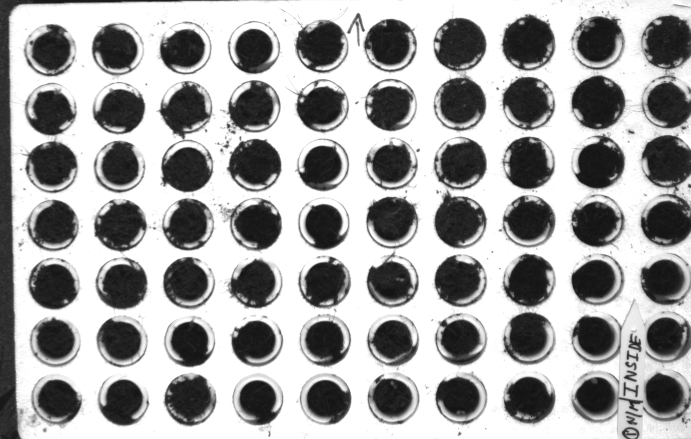
#> input picture outputs/Second Trial/01_Crop_Dual_Reference/Day 1/Tray 1/DJI_20260618124632_0008_MS_G.TIF, 1381 x 878 px (shown at 1/2 size)
$ python -i 06_ms_cell_grid_detection.py   (imports and definitions only)
#> lines starting #> are read from the running program, lines starting #| are printed output that depends on the picture
#> further down, picture is the input picture: shape (878, 1381); min 16, max 255, mean 161.6
from __future__ import annotations

"""
SCRIPT 06 — ROBUST INDEPENDENT MS CELL GRID DETECTION

This script detects the fixed 7 x 10 = 70-cell grid independently on MS_NIR
images. It does not use D/RGB coordinates.

Key correction:
- Each Hough-circle configuration is evaluated separately.
- The script selects the single most regular near-70-cell detection result.
- It does NOT merge circle detections from several thresholds.
- Final cell positions always come from one fitted global 7 x 10 lattice.

Outputs:
outputs/Second Trial/06_MS_Cell_Grid_Detection/
    Day X/Tray Y/
        <capture>_70_ms_square_grid_overlay.jpg

    _reports/
        ms_grid_manifest.csv
        ms_cell_coordinates.csv
        ms_cell_grid_report.xlsx

    _config/
        ms_grid_detection_settings.json
        manual_ms_grid_points.json
"""

import argparse
import json
import re
from collections import defaultdict
from pathlib import Path

import cv2
import matplotlib

# [1 line not run here, left out]

import matplotlib.pyplot as plt
import numpy as np
import pandas as pd
from openpyxl import load_workbook
from openpyxl.styles import Alignment, Font, PatternFill
from PIL import Image, ImageOps


# ============================================================
# 1) PATHS — CHANGE PROJECT_ROOT ONLY WHEN REUSING
# ============================================================

PROJECT_ROOT = Path(
    r"C:\Users\tshib\OneDrive\Desktop\Internship"
)

INPUT_ROOT = (
    PROJECT_ROOT
    / "outputs"
    / "Second Trial"
    / "01_Crop_Dual_Reference"
)

OUTPUT_ROOT = (
    PROJECT_ROOT
    / "outputs"
    / "Second Trial"
    / "06_MS_Cell_Grid_Detection"
)


# ============================================================
# 2) TRAY / DETECTION SETTINGS
# ============================================================

ROWS = 7
COLS = 10
EXPECTED_CELLS = ROWS * COLS

MS_BANDS = (
    "MS_G",
    "MS_R",
    "MS_RE",
    "MS_NIR",
)

SUPPORTED_EXTENSIONS = {
    ".jpg",
    ".jpeg",
    ".png",
    ".tif",
    ".tiff",
}

DAY_NAME_TO_ORDER = {
    "day 1": 1,
    "day 2": 2,
    "day 3": 3,
    "day 4": 4,
    "day 5": 5,
    "day 9": 9,
    "first day": 1,
    "second day": 2,
    "third day": 3,
    "fourth day": 4,
    "fifth day": 5,
    "ninth day": 9,
}

DEFAULT_MAX_DIMENSION = 1800
DEFAULT_SQUARE_ZONE_RATIO = 0.90

# Only near-70 candidate configurations are considered.
MIN_CANDIDATES_FOR_AUTO = 55
MAX_CANDIDATES_FOR_AUTO = 90

# PASS_AUTO requirements.
PASS_MIN_SUPPORTED_CELLS = 68
PASS_MAX_MEDIAN_ERROR = 0.12
PASS_MAX_SPACING_CV = 0.12

# CHECK_AUTO requirements.
CHECK_MIN_SUPPORTED_CELLS = 60
CHECK_MAX_MEDIAN_ERROR = 0.22
CHECK_MAX_SPACING_CV = 0.20


# ============================================================
# 3) GENERAL HELPERS
# ============================================================

# [26 lines left out: functions natural_key, day_sort_key, parse_filter_list, not called in this run]


def tray_number(tray_name: str):
    match = re.search(r"(\d+)", tray_name)
    return int(match.group(1)) if match else ""


# [171 lines left out: functions safe_name, relative_path, record_key, int_or_default, parse_ms_filename, find_ms_sets and 4 more, not called in this run]


# ============================================================
# 6) GRID FITTING HELPERS
# ============================================================

def kmeans_1d(
    values: np.ndarray,
    cluster_count: int,
):
    values = np.asarray(
        values,
        dtype=np.float32,
    ).reshape(-1, 1)

    criteria = (
        cv2.TERM_CRITERIA_EPS
        + cv2.TERM_CRITERIA_MAX_ITER,
        100,
        0.1,
    )

    cv2.setRNGSeed(42)

    _, _, centres = cv2.kmeans(
        values,
        cluster_count,
        None,
        criteria,
        20,
        cv2.KMEANS_PP_CENTERS,
    )

    return np.sort(
        centres.reshape(-1)
    )


def build_nodes(
    x_centres: np.ndarray,
    y_centres: np.ndarray,
):
    nodes = []

    for row, y_value in enumerate(
        y_centres,
        start=1,
    ):
        for column, x_value in enumerate(
            x_centres,
            start=1,
        ):
            nodes.append(
                {
                    "cell_id": (
                        (row - 1) * COLS
                        + column
                    ),
                    "row": row,
                    "column": column,
                    "x": float(x_value),
                    "y": float(y_value),
                }
            )

    return nodes


def greedy_matches(
    nodes: list[dict],
    circles: np.ndarray,
    pitch: float,
    maximum_normalised_distance: float,
):
    """
    Match one Hough circle to one expected lattice node.
    """

    pairs = []

    for node_index, node in enumerate(nodes):
        for circle_index, circle in enumerate(circles):
            distance = np.hypot(
                node["x"] - circle[0],
                node["y"] - circle[1],
            )

            normalised_distance = (
                distance / max(pitch, 1e-6)
            )

            if (
                normalised_distance
                <= maximum_normalised_distance
            ):
                pairs.append(
                    (
                        normalised_distance,
                        node_index,
                        circle_index,
                    )
                )

    pairs.sort()

    matches = {}
    used_nodes = set()
    used_circles = set()

    for distance, node_index, circle_index in pairs:
        if node_index in used_nodes:
            continue

        if circle_index in used_circles:
            continue

        matches[node_index] = (
            circle_index,
            float(distance),
        )

        used_nodes.add(node_index)
        used_circles.add(circle_index)

    return matches


def fit_affine_grid(
    nodes: list[dict],
    circles: np.ndarray,
    matches: dict,
):
    """
    Fit:
        x = a0 + a1 * column + a2 * row
        y = b0 + b1 * column + b2 * row

    The final 70 cell centres are always generated from this full lattice,
    not from individual raw Hough circle coordinates.
    """

    if len(matches) < 20:
        raise ValueError(
            "Too few reliable circles to fit the MS lattice."
        )

    features = []
    positions = []

    for node_index, (
        circle_index,
        _error,
    ) in matches.items():
        node = nodes[node_index]
        circle = circles[circle_index]

        features.append(
            [
                1.0,
                node["column"] - 1,
                node["row"] - 1,
            ]
        )

        positions.append(
            [
                circle[0],
                circle[1],
            ]
        )

    coefficients, _, _, _ = np.linalg.lstsq(
        np.asarray(
            features,
            dtype=np.float64,
        ),
        np.asarray(
            positions,
            dtype=np.float64,
        ),
        rcond=None,
    )

    fitted_nodes = []

    for row in range(1, ROWS + 1):
        for column in range(1, COLS + 1):
            x_value, y_value = np.asarray(
                [
                    1.0,
                    column - 1,
                    row - 1,
                ],
                dtype=np.float64,
            ) @ coefficients

            fitted_nodes.append(
                {
                    "cell_id": (
                        (row - 1) * COLS
                        + column
                    ),
                    "row": row,
                    "column": column,
                    "x": float(x_value),
                    "y": float(y_value),
                }
            )

    x_pitch = float(
        np.linalg.norm(coefficients[1])
    )

    y_pitch = float(
        np.linalg.norm(coefficients[2])
    )

    return fitted_nodes, x_pitch, y_pitch


def evaluate_circle_configuration(
    circles: np.ndarray,
):
    """
    Evaluate one Hough detection configuration independently.

    This is the key correction: circle sets are never merged.
    """

    candidate_count = len(circles)

    if (
        candidate_count < MIN_CANDIDATES_FOR_AUTO
        or candidate_count > MAX_CANDIDATES_FOR_AUTO
    ):
        return None

    x_centres = kmeans_1d(
        circles[:, 0],
        COLS,
    )

    y_centres = kmeans_1d(
        circles[:, 1],
        ROWS,
    )

    x_spacing = np.diff(x_centres)
    y_spacing = np.diff(y_centres)

    if (
        len(x_spacing) != COLS - 1
        or len(y_spacing) != ROWS - 1
    ):
        return None

    x_pitch_initial = float(
        np.median(x_spacing)
    )

    y_pitch_initial = float(
        np.median(y_spacing)
    )

    initial_pitch = min(
        x_pitch_initial,
        y_pitch_initial,
    )

    if initial_pitch <= 0:
        return None

    spacing_cv = max(
        float(
            np.std(x_spacing)
            / max(np.mean(x_spacing), 1e-6)
        ),
        float(
            np.std(y_spacing)
            / max(np.mean(y_spacing), 1e-6)
        ),
    )

    nodes = build_nodes(
        x_centres,
        y_centres,
    )

    matches = greedy_matches(
        nodes,
        circles,
        initial_pitch,
        maximum_normalised_distance=0.55,
    )

    if len(matches) < 20:
        return None

    nodes, x_pitch, y_pitch = fit_affine_grid(
        nodes,
        circles,
        matches,
    )

    refined_pitch = min(
        x_pitch,
        y_pitch,
    )

    matches = greedy_matches(
        nodes,
        circles,
        refined_pitch,
        maximum_normalised_distance=0.32,
    )

    inlier_matches = {
        node_index: match
        for node_index, match in matches.items()
        if match[1] <= 0.24
    }

    if len(inlier_matches) >= 20:
        nodes, x_pitch, y_pitch = fit_affine_grid(
            nodes,
            circles,
            inlier_matches,
        )

        refined_pitch = min(
            x_pitch,
            y_pitch,
        )

        matches = greedy_matches(
            nodes,
            circles,
            refined_pitch,
            maximum_normalised_distance=0.30,
        )

    errors = []

    supported_node_indexes = set()

    for node_index in range(EXPECTED_CELLS):
        if node_index in matches:
            error = matches[node_index][1]
        else:
            error = 1.0

        errors.append(float(error))

        if error <= 0.24:
            supported_node_indexes.add(node_index)

    supported_cell_count = len(
        supported_node_indexes
    )

    median_error = float(
        np.median(errors)
    )

    max_error = float(max(errors))

    # Prefer circle sets close to 70 with a regular, low-error lattice.
    quality_score = (
        supported_cell_count * 30.0
        - abs(candidate_count - EXPECTED_CELLS) * 25.0
        - median_error * 600.0
        - spacing_cv * 500.0
    )

    return {
        "nodes": nodes,
        "matches": matches,
        "candidate_count": candidate_count,
        "supported_cell_count": supported_cell_count,
        "median_grid_error": median_error,
        "max_grid_error": max_error,
        "spacing_cv": spacing_cv,
        "x_pitch": x_pitch,
        "y_pitch": y_pitch,
        "quality_score": quality_score,
    }


# ============================================================
# 7) AUTOMATIC MS_NIR GRID DETECTION
# ============================================================

def select_best_ms_grid(
    gray: np.ndarray,
):
    """
    Test multiple individual Hough configurations and select the most regular
    7 x 10 lattice. No configurations are merged.
    """

    enhanced = cv2.createCLAHE(
        clipLimit=2.0,
        tileGridSize=(8, 8),
    ).apply(gray)
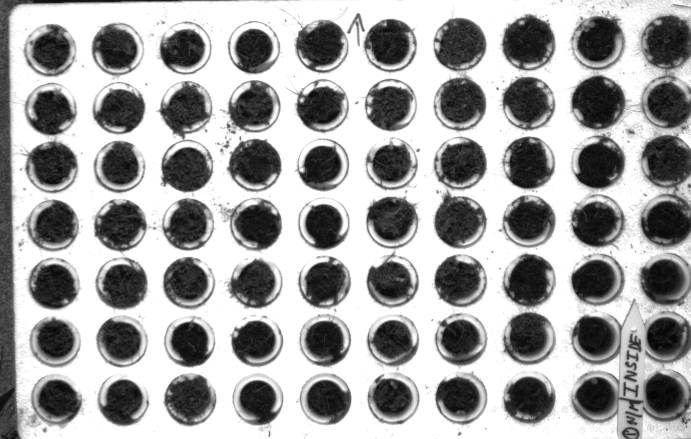
#> enhanced: shape (878, 1381) (shown at 1/2 size); min 2, max 255, mean 162.3

    blurred = cv2.GaussianBlur(
        enhanced,
        (5, 5),
        0,
    )

    height, width = gray.shape[:2]
#> height = 878; width = 1381

    estimated_pitch = min(
        width / COLS,
        height / ROWS,
    )
#> estimated_pitch = 125.4

    min_radius = max(
        7,
        int(round(estimated_pitch * 0.16)),
    )
#> min_radius = 20

    max_radius = max(
        min_radius + 6,
        int(round(estimated_pitch * 0.54)),
    )
#> max_radius = 68

    candidates = []

    # Strict thresholds are intentionally tested first.
    # They usually detect one circle per real planting recess.
    for min_distance_ratio in (
        0.50,
        0.60,
        0.70,
    ):
        for param2 in (
            68,
            64,
            60,
            56,
            52,
            48,
        ):
            min_distance = max(
                15,
                int(
                    round(
                        estimated_pitch
                        * min_distance_ratio
                    )
                ),
            )

            circles = cv2.HoughCircles(
                blurred,
                cv2.HOUGH_GRADIENT,
                dp=1.2,
                minDist=min_distance,
                param1=100,
                param2=param2,
                minRadius=min_radius,
                maxRadius=max_radius,
            )

            if circles is None:
                continue

            circle_array = np.round(
                circles[0]
            ).astype(np.float32)

            result = evaluate_circle_configuration(
                circle_array
            )

            if result is None:
                continue

            result["param2"] = param2
            result["min_distance_ratio"] = (
                min_distance_ratio
            )
            result["min_distance"] = min_distance
            result["min_radius"] = min_radius
            result["max_radius"] = max_radius

            candidates.append(result)
#> after the loop, candidates = 18 items

    if not candidates:
        raise ValueError(
            "No reliable near-70-cell Hough configuration "
            "was found in MS_NIR."
        )

    best = max(
        candidates,
        key=lambda item: item["quality_score"],
    )
#> best = 15 items

    return best


# [1335 lines left out: functions auto_detect_grid, get_manual_corner_points, build_manual_grid, determine_status, save_overlay, load_csv_records and 2 more, not called in this run]


# [2 lines not run here, left out]

>>> import cv2
>>> picture = cv2.imread('../../outputs/Second Trial/01_Crop_Dual_Reference/Day 1/Tray 1/DJI_20260618124632_0008_MS_G.TIF', cv2.IMREAD_GRAYSCALE)
>>> result = select_best_ms_grid(picture)
#> result = 15 items

$ run again, on outputs/Second Trial/01_Crop_Dual_Reference/Day 1/Tray 7/DJI_20260618123812_0002_MS_RE.TIF
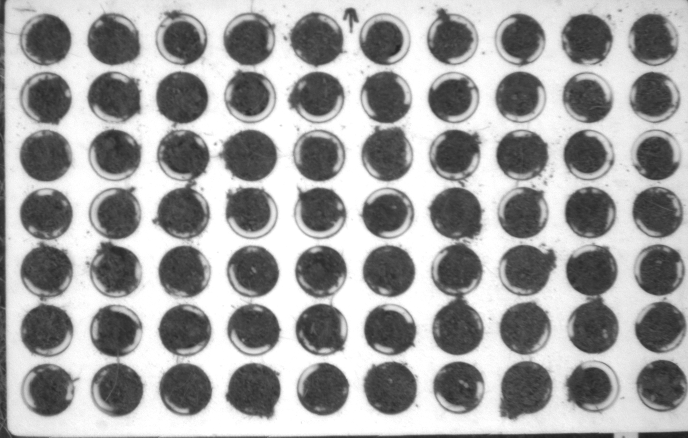
#> input picture outputs/Second Trial/01_Crop_Dual_Reference/Day 1/Tray 7/DJI_20260618123812_0002_MS_RE.TIF, 1376 x 875 px (shown at 1/2 size)
#> picture is the input picture: shape (875, 1376); min 28, max 255, mean 161.7
#> in select_best_ms_grid, `enhanced = cv2.createCLAHE( clipLimit=2.0, tileGridSize=(8, 8), ).appl..`:
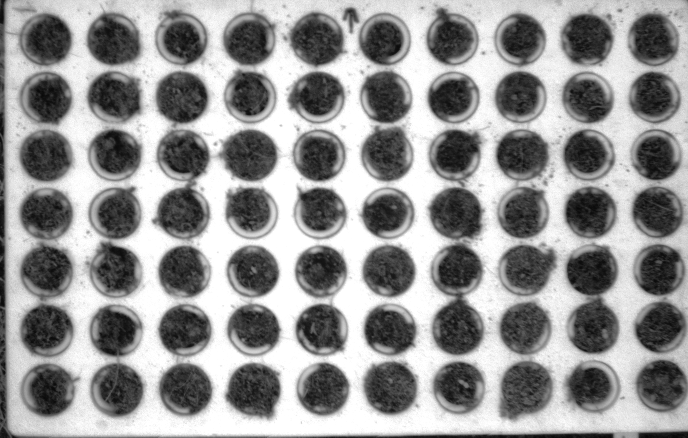
#> enhanced: shape (875, 1376) (shown at 1/2 size); min 7, max 255, mean 148.3
#> after the loop in select_best_ms_grid, `for min_distance_ratio in (`: candidates = 18 items
#> best = 15 items

$ run again, on outputs/Second Trial/01_Crop_Dual_Reference/Day 2/Tray 4/DJI_20260620131233_0004_MS_G.TIF
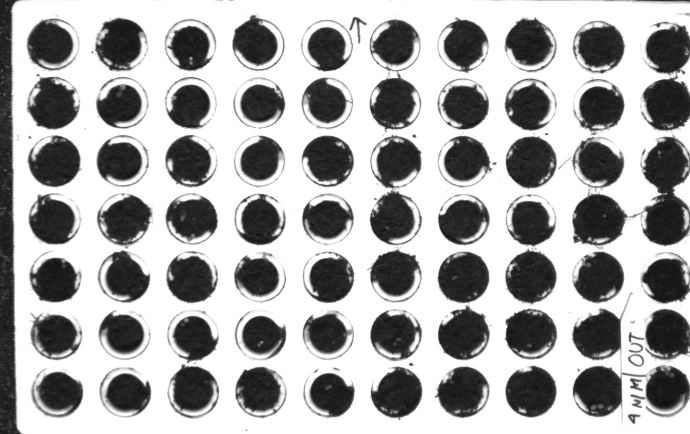
#> input picture outputs/Second Trial/01_Crop_Dual_Reference/Day 2/Tray 4/DJI_20260620131233_0004_MS_G.TIF, 1380 x 868 px (shown at 1/2 size)
#> picture is the input picture: shape (868, 1380); min 17, max 255, mean 165.4
#> in select_best_ms_grid, `enhanced = cv2.createCLAHE( clipLimit=2.0, tileGridSize=(8, 8), ).appl..`:
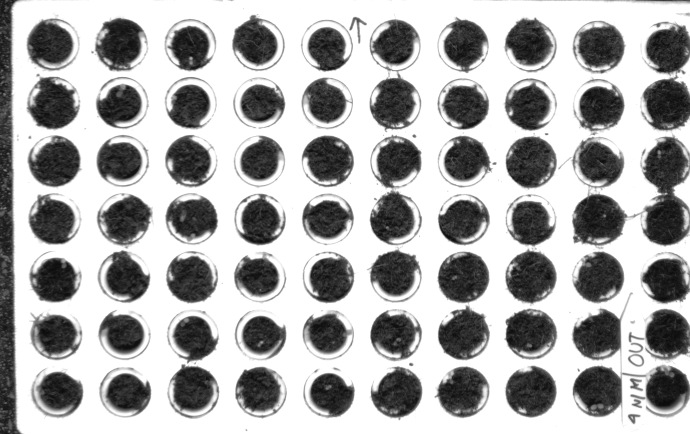
#> enhanced: shape (868, 1380) (shown at 1/2 size); min 10, max 255, mean 170.5
#> after the loop in select_best_ms_grid, `for min_distance_ratio in (`: candidates = 18 items
#> best = 15 items
